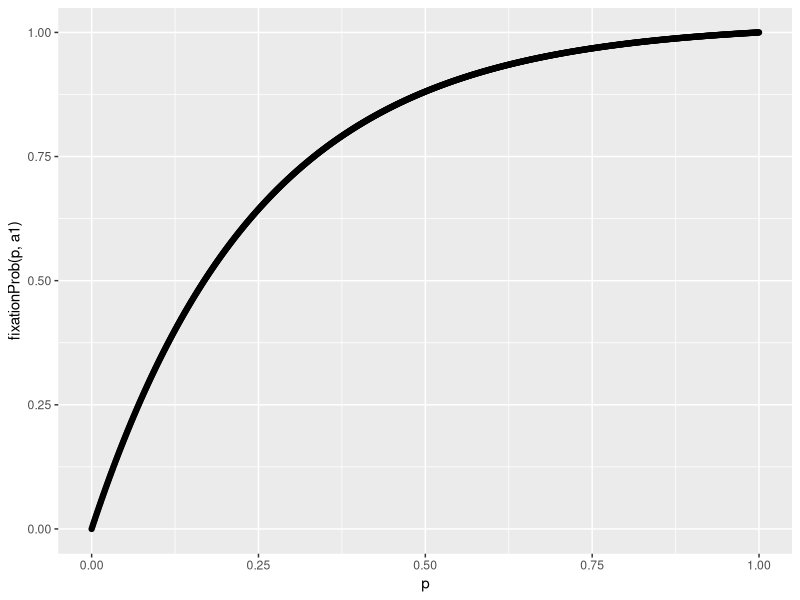
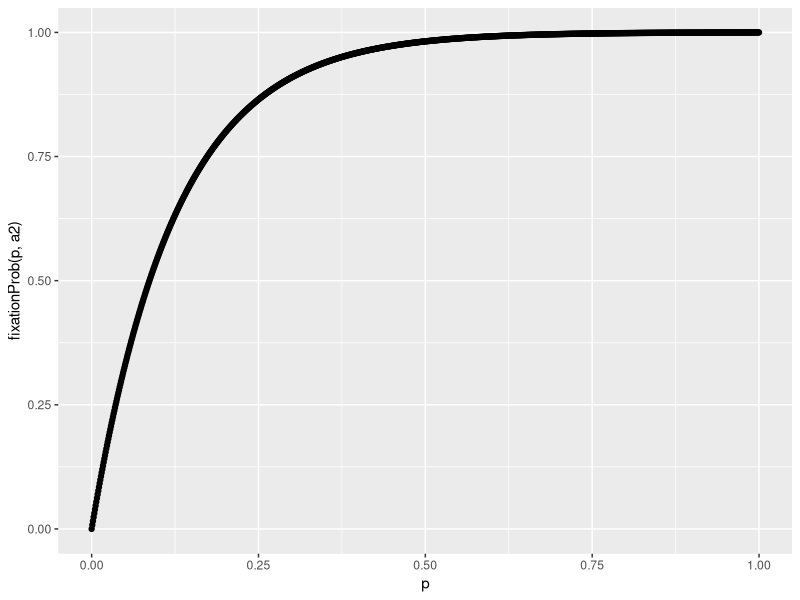
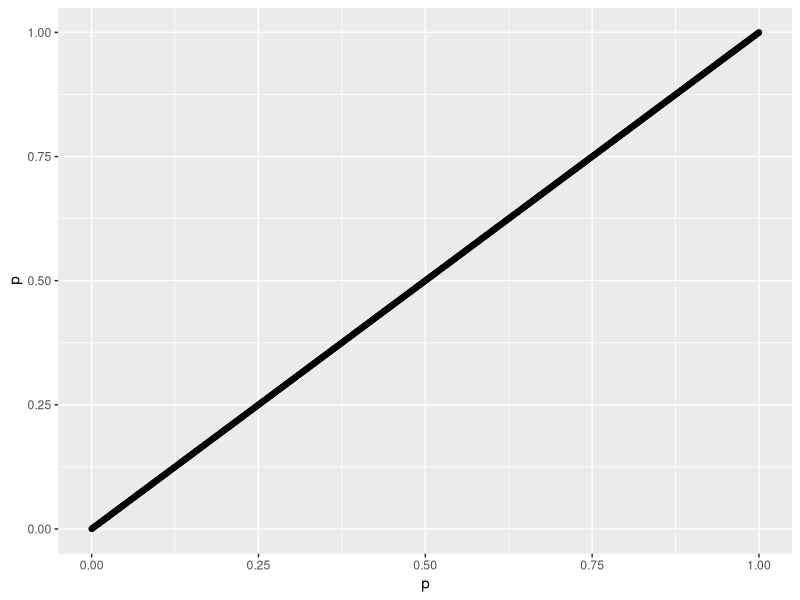
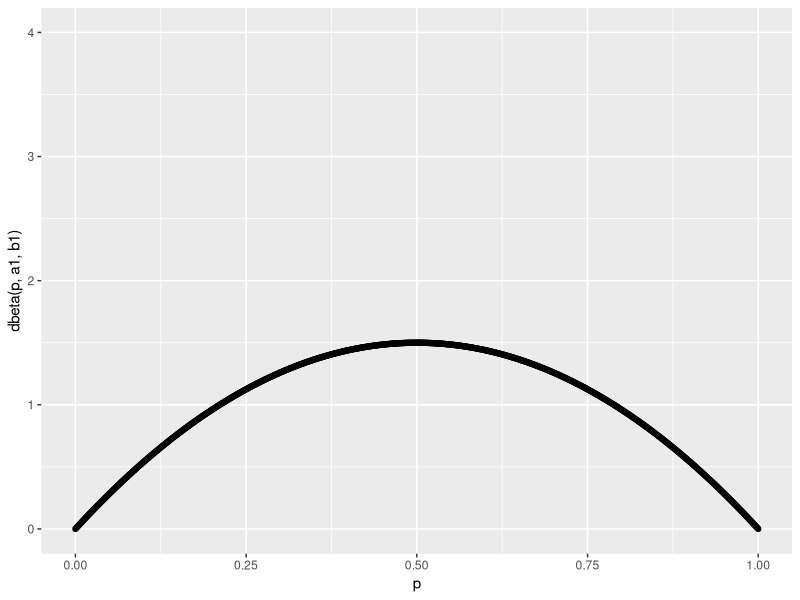
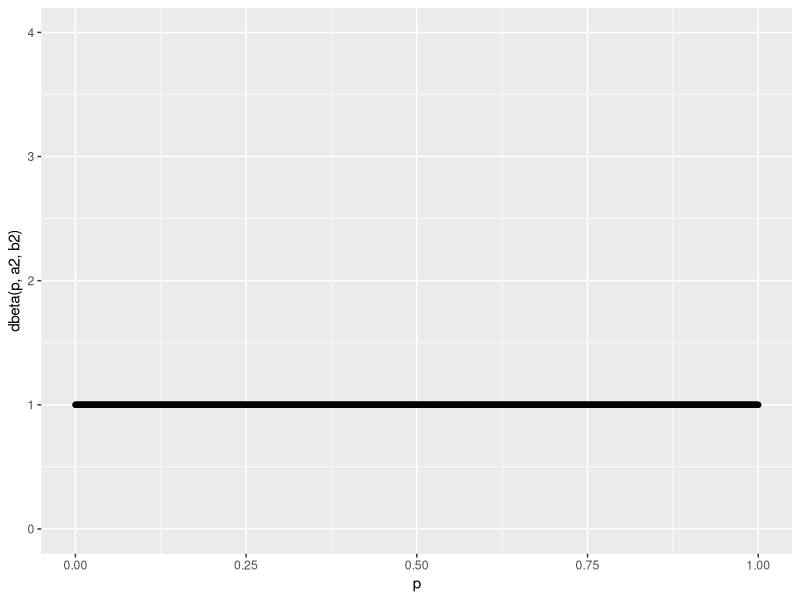
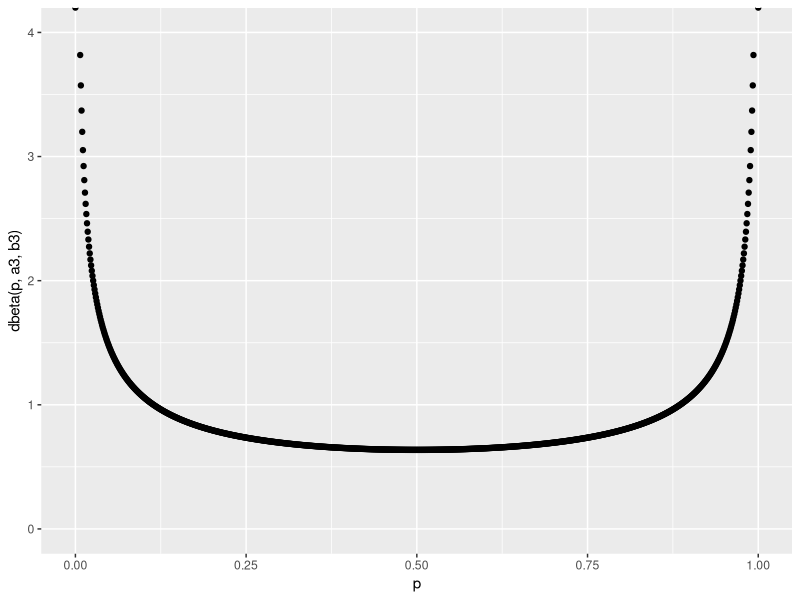
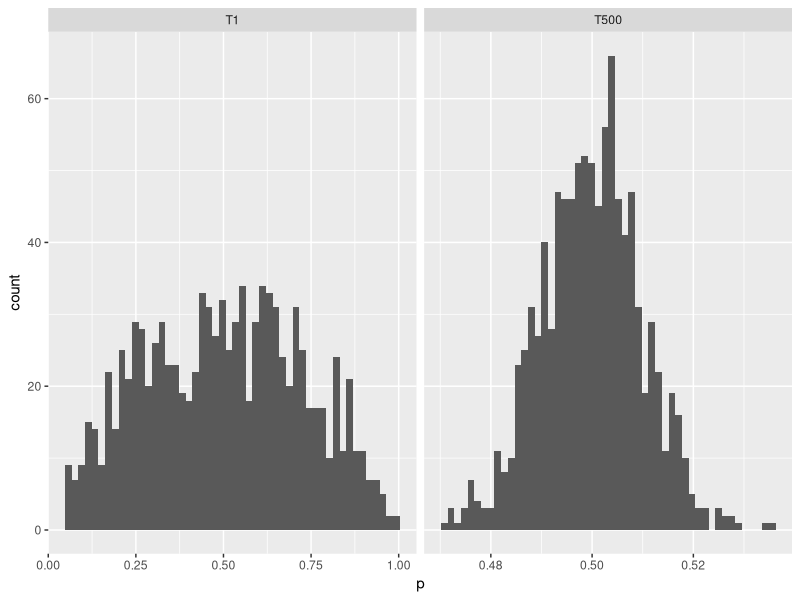
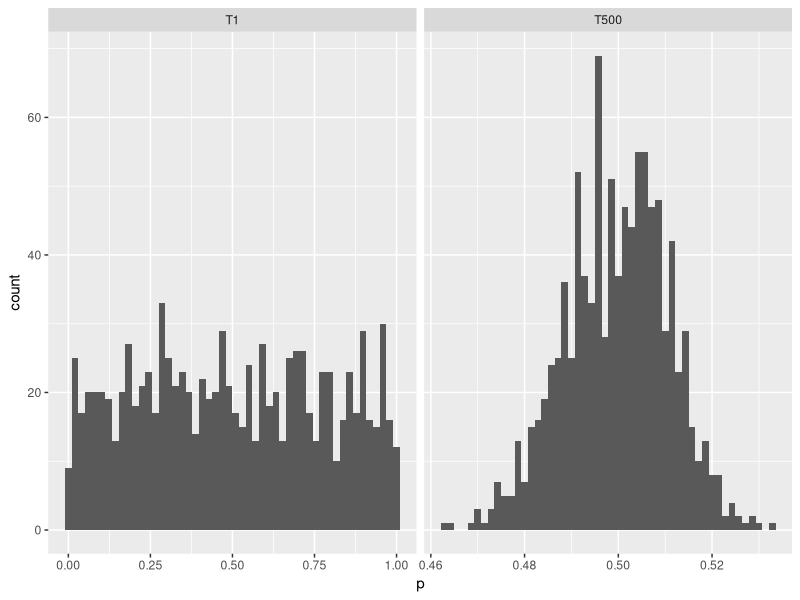

Recreate these plots in R, in order.
## ---- chunk 1
library(ggplot2)
library(dplyr)
library(tidyr)

set.seed(10)
## ---- chunk 2
getNextGenSelection <- function(p, popsize, s) {
  psi <- (1+s)*p/(s*p+1) # adjust p by selection coefficent
  return(rbinom(length(p), popsize, psi)/popsize)
}

makeWFSelection <- function(p, s, ngenerations, popsize, reps) {
  pop <- matrix(0, nrow=reps, ncol=ngenerations)
  pop[,1] <- rep(p, reps)

  for (i in 2:ngenerations) {
    pop[,i] <- getNextGenSelection(pop[,i-1], popsize, s)
  }
  return(pop)
}
## ---- chunk 3
N <- 2000
reps <- 1000
ngenerations <- 20000
s1 <- .0005
s2 <- .001
p <- .2
## ---- chunk 4
# simulate populations
wfpop1 <- makeWFSelection(p, s1, ngenerations, 2*N, reps)
wfpop2 <- makeWFSelection(p, s2, ngenerations, 2*N, reps)
## ---- chunk 5
mean(wfpop1[,ngenerations] == 1)
mean(wfpop2[,ngenerations] == 1)
## ---- chunk 6
fixationProb <- function(x, a) {
  return( (1-exp(-2*a*x))/(1-exp(-2*a)) )
}
## ---- chunk 7
N <- 2000
s1 <- .0005
s2 <- .001

a1 <- 2*N*s1
a2 <- 2*N*s2
p <- seq(0,1,.001)
## ---- chunk 8
qplot(p, fixationProb(p, a1))
qplot(p, fixationProb(p, a2))
qplot(p, p)
## ---- chunk 9
fixationProb(.2, a1)
fixationProb(.2, a2)
## ---- chunk 10
N <- 2500
u1 <- .0002
v1 <- .0002
u2 <- .0001
v2 <- .0001
u3 <- .00005
v3 <- .00005

p <- seq(0,1,.001)
## ---- chunk 11
a1 <- 4*N*u1
b1 <- 4*N*v1
qplot(p, dbeta(p, a1, b1), ylim=c(0,4))

a2 <- 4*N*u2
b2 <- 4*N*v2
qplot(p, dbeta(p, a2, b2), ylim=c(0,4))

a3 <- 4*N*u3
b3 <- 4*N*v3
qplot(p, dbeta(p, a3, b3), ylim=c(0,4))
## ---- chunk 12
getNextGenMutation <- function(p, popsize, u, v) {
  psi <- p - p*popsize*u + (1-p)*popsize*v # adjust p by mutation rate
  return(rbinom(length(p), popsize, psi)/popsize)
}

makeWFMutation <- function(p, u, v, ngenerations, popsize, reps) {
  pop <- matrix(0, nrow=reps, ncol=ngenerations)
  a <- 4*popsize*u
  b <- 4*popsize*v
  pop[,1] <- rbeta(reps, a, b)

  for (i in 2:ngenerations) {
    pop[,i] <- getNextGenMutation(pop[,i-1], popsize, u, v)
  }
  return(pop)
}
## ---- chunk 13
ngenerations <- 500
reps <- 1000

wf_m1 <- makeWFMutation(p, u1, v1, ngenerations, N, reps)
wf_m2 <- makeWFMutation(p, u2, v2, ngenerations, N, reps)
wf_m3 <- makeWFMutation(p, u3, v3, ngenerations, N, reps)
## ---- chunk 14
# tidy the data a bit... makes for sexy tables later... an unnecessary number
# of cpu cycles died unnecessarily to give us this information...

header <- paste('T', seq(1,ngenerations), sep='')

colnames(wf_m1) <- header
wf_m1 <- tbl_df(wf_m1)
# wf_m1_m <- gather(tbl_df(wf_m1), Generation, p) %>% 
#   mutate(AdjMutRate=as.character(4*N*u1))

colnames(wf_m2) <- header
wf_m2 <- tbl_df(wf_m2)
# wf_m2_m <- gather(tbl_df(wf_m2), Generation, p) %>% 
#   mutate(AdjMutRate=as.character(4*N*u2))

colnames(wf_m3) <- header
wf_m3 <- tbl_df(wf_m3)
# wf_m3_m <- gather(tbl_df(wf_m3), Generation, p) %>% 
#   mutate(AdjMutRate=as.character(4*N*u3))

# df1_m <- gather(tbl_df(wf_m1), Generation, 'AdjMutRate=2')
# df2_m <- gather(tbl_df(wf_m2), Generation, 'AdjMutRate=1')
# df3_m <- gather(tbl_df(wf_m3), Generation, 'AdjMutRate=.5')
# df_m <- bind_cols(df1_m, select(df2_m, 'AdjMutRate=1'), select(df3_m, 'AdjMutRate=.5')) %>%
#   gather(AdjMutRate, p, -Generation)
## ---- chunk 15
wf_m1 %>% select(T1, T500) %>%
  gather(Generation, p) %>%
  ggplot() + aes(x=p) + facet_grid(.~Generation, scales='free') + geom_histogram(bins=50)

wf_m2 %>% select(T1, T500) %>%
  gather(Generation, p) %>%
  ggplot() + aes(x=p) + facet_grid(.~Generation, scales='free') + geom_histogram(bins=50)

wf_m3 %>% select(T1, T500) %>%
  gather(Generation, p) %>%
  ggplot() + aes(x=p) + facet_grid(.~Generation, scales='free') + geom_histogram(bins=50)
